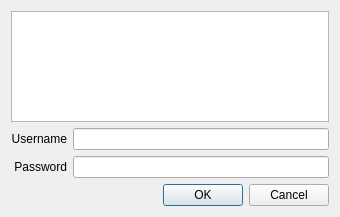
<?xml version="1.0" encoding="UTF-8"?>
<ui version="4.0">
 <class>LoginDialog</class>
 <widget class="QDialog" name="LoginDialog">
  <property name="geometry">
   <rect>
    <x>0</x>
    <y>0</y>
    <width>340</width>
    <height>217</height>
   </rect>
  </property>
  <property name="windowTitle">
   <string>Login to Rallets</string>
  </property>
  <layout class="QGridLayout" name="gridLayout">
   <item row="1" column="1">
    <widget class="QLineEdit" name="loginEdit">
     <property name="text">
      <string/>
     </property>
    </widget>
   </item>
   <item row="1" column="0">
    <widget class="QLabel" name="label">
     <property name="text">
      <string>Username</string>
     </property>
     <property name="alignment">
      <set>Qt::AlignRight|Qt::AlignTrailing|Qt::AlignVCenter</set>
     </property>
    </widget>
   </item>
   <item row="3" column="0">
    <widget class="QLabel" name="label_2">
     <property name="text">
      <string>Password</string>
     </property>
     <property name="alignment">
      <set>Qt::AlignRight|Qt::AlignTrailing|Qt::AlignVCenter</set>
     </property>
    </widget>
   </item>
   <item row="4" column="1">
    <widget class="QDialogButtonBox" name="buttonBox">
     <property name="orientation">
      <enum>Qt::Horizontal</enum>
     </property>
     <property name="standardButtons">
      <set>QDialogButtonBox::Cancel|QDialogButtonBox::Ok</set>
     </property>
    </widget>
   </item>
   <item row="3" column="1">
    <widget class="QLineEdit" name="passwordEdit">
     <property name="inputMask">
      <string/>
     </property>
     <property name="text">
      <string/>
     </property>
     <property name="echoMode">
      <enum>QLineEdit::Password</enum>
     </property>
    </widget>
   </item>
   <item row="0" column="0" colspan="2">
    <widget class="QGraphicsView" name="graphicsView">
     <property name="interactive">
      <bool>false</bool>
     </property>
     <property name="resizeAnchor">
      <enum>QGraphicsView::NoAnchor</enum>
     </property>
    </widget>
   </item>
  </layout>
 </widget>
 <tabstops>
  <tabstop>loginEdit</tabstop>
  <tabstop>passwordEdit</tabstop>
 </tabstops>
 <resources/>
 <connections>
  <connection>
   <sender>buttonBox</sender>
   <signal>rejected()</signal>
   <receiver>LoginDialog</receiver>
   <slot>reject()</slot>
   <hints>
    <hint type="sourcelabel">
     <x>316</x>
     <y>260</y>
    </hint>
    <hint type="destinationlabel">
     <x>286</x>
     <y>274</y>
    </hint>
   </hints>
  </connection>
 </connections>
</ui>
